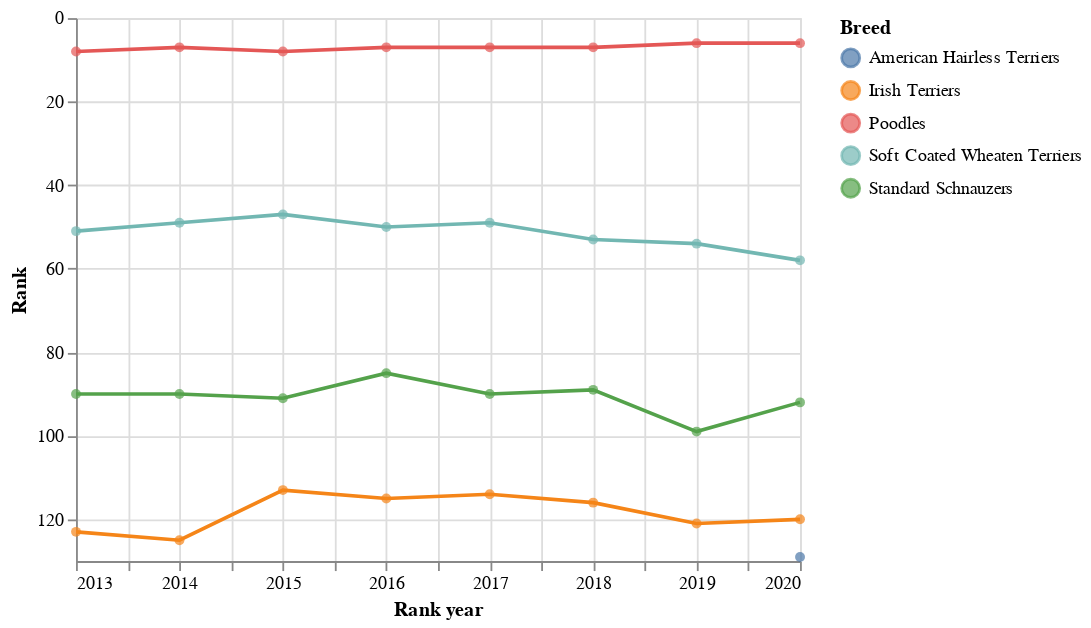

Here is the notebook cell this chart was saved with:
### Code cell
col_list = list()

for year in range(2013, 2021):
    new_col_name = str(year)
    col_list.append(str(year))
    old_col_name = new_col_name + " " + "Rank"
    top_5_df.rename(columns={old_col_name:new_col_name}, inplace=True)

top_5_rank_df = top_5_df.melt(id_vars = ['Breed', 'BreedID', 'score'], value_vars=col_list, var_name='Rank year', value_name='Rank')    

# top_5_rank_df = top_5_rank_df.merge(top_5_df['BreedID', 'score'], 
#                                     on='BreedID')

#top_5_rank_df

base_plot = alt.Chart(top_5_rank_df).encode(
    y=alt.Y('Rank:Q', scale=alt.Scale(zero=False, reverse=True)),
    x=alt.X('Rank year:Q', axis=alt.Axis(format='.0f')),
    color='Breed',
    tooltip=['Breed', 'score', 'Rank year', 'Rank']
)

line_plot = base_plot.mark_line()

point_plot = base_plot.mark_point(filled=True)

top_5_rank_plot = line_plot + point_plot

top_5_rank_plot

### Figure 1 — Vega-Lite specification as saved in the notebook (floating-point values rounded to 4 significant figures)
{"config": {"view": {"continuousWidth": 400, "continuousHeight": 300}}, "layer": [{"mark": "line", "encoding": {"color": {"field": "Breed", "type": "nominal"}, "tooltip": [{"field": "Breed", "type": "nominal"}, {"field": "score", "type": "quantitative"}, {"field": "Rank year", "type": "nominal"}, {"field": "Rank", "type": "quantitative"}], "x": {"axis": {"format": ".0f"}, "field": "Rank year", "type": "quantitative"}, "y": {"field": "Rank", "scale": {"reverse": true, "zero": false}, "type": "quantitative"}}}, {"mark": {"type": "point", "filled": true}, "encoding": {"color": {"field": "Breed", "type": "nominal"}, "tooltip": [{"field": "Breed", "type": "nominal"}, {"field": "score", "type": "quantitative"}, {"field": "Rank year", "type": "nominal"}, {"field": "Rank", "type": "quantitative"}], "x": {"axis": {"format": ".0f"}, "field": "Rank year", "type": "quantitative"}, "y": {"field": "Rank", "scale": {"reverse": true, "zero": false}, "type": "quantitative"}}}], "data": {"name": "data-e872236d2dba3d49ce4f91f19374c440"}, "$schema": "https://vega.github.io/schema/vega-lite/v4.17.0.json", "datasets": {"data-e872236d2dba3d49ce4f91f19374c440": [{"Breed": "Irish Terriers", "BreedID": 119, "score": 47, "Rank year": "2013", "Rank": 123.0}, {"Breed": "Soft Coated Wheaten Terriers", "BreedID": 57, "score": 46, "Rank year": "2013", "Rank": 51.0}, {"Breed": "American Hairless Terriers", "BreedID": 128, "score": 46, "Rank year": "2013", "Rank": null}, {"Breed": "Standard Schnauzers", "BreedID": 91, "score": 46, "Rank year": "2013", "Rank": 90.0}, {"Breed": "Poodles", "BreedID": 5, "score": 46, "Rank year": "2013", "Rank": 8.0}, {"Breed": "Irish Terriers", "BreedID": 119, "score": 47, "Rank year": "2014", "Rank": 125.0}, {"Breed": "Soft Coated Wheaten Terriers", "BreedID": 57, "score": 46, "Rank year": "2014", "Rank": 49.0}, {"Breed": "American Hairless Terriers", "BreedID": 128, "score": 46, "Rank year": "2014", "Rank": null}, {"Breed": "Standard Schnauzers", "BreedID": 91, "score": 46, "Rank year": "2014", "Rank": 90.0}, {"Breed": "Poodles", "BreedID": 5, "score": 46, "Rank year": "2014", "Rank": 7.0}, {"Breed": "Irish Terriers", "BreedID": 119, "score": 47, "Rank year": "2015", "Rank": 113.0}, {"Breed": "Soft Coated Wheaten Terriers", "BreedID": 57, "score": 46, "Rank year": "2015", "Rank": 47.0}, {"Breed": "American Hairless Terriers", "BreedID": 128, "score": 46, "Rank year": "2015", "Rank": null}, {"Breed": "Standard Schnauzers", "BreedID": 91, "score": 46, "Rank year": "2015", "Rank": 91.0}, {"Breed": "Poodles", "BreedID": 5, "score": 46, "Rank year": "2015", "Rank": 8.0}, {"Breed": "Irish Terriers", "BreedID": 119, "score": 47, "Rank year": "2016", "Rank": 115.0}, {"Breed": "Soft Coated Wheaten Terriers", "BreedID": 57, "score": 46, "Rank year": "2016", "Rank": 50.0}, {"Breed": "American Hairless Terriers", "BreedID": 128, "score": 46, "Rank year": "2016", "Rank": null}, {"Breed": "Standard Schnauzers", "BreedID": 91, "score": 46, "Rank year": "2016", "Rank": 85.0}, {"Breed": "Poodles", "BreedID": 5, "score": 46, "Rank year": "2016", "Rank": 7.0}, {"Breed": "Irish Terriers", "BreedID": 119, "score": 47, "Rank year": "2017", "Rank": 114.0}, {"Breed": "Soft Coated Wheaten Terriers", "BreedID": 57, "score": 46, "Rank year": "2017", "Rank": 49.0}, {"Breed": "American Hairless Terriers", "BreedID": 128, "score": 46, "Rank year": "2017", "Rank": null}, {"Breed": "Standard Schnauzers", "BreedID": 91, "score": 46, "Rank year": "2017", "Rank": 90.0}, {"Breed": "Poodles", "BreedID": 5, "score": 46, "Rank year": "2017", "Rank": 7.0}, {"Breed": "Irish Terriers", "BreedID": 119, "score": 47, "Rank year": "2018", "Rank": 116.0}, {"Breed": "Soft Coated Wheaten Terriers", "BreedID": 57, "score": 46, "Rank year": "2018", "Rank": 53.0}, {"Breed": "American Hairless Terriers", "BreedID": 128, "score": 46, "Rank year": "2018", "Rank": null}, {"Breed": "Standard Schnauzers", "BreedID": 91, "score": 46, "Rank year": "2018", "Rank": 89.0}, {"Breed": "Poodles", "BreedID": 5, "score": 46, "Rank year": "2018", "Rank": 7.0}, {"Breed": "Irish Terriers", "BreedID": 119, "score": 47, "Rank year": "2019", "Rank": 121.0}, {"Breed": "Soft Coated Wheaten Terriers", "BreedID": 57, "score": 46, "Rank year": "2019", "Rank": 54.0}, {"Breed": "American Hairless Terriers", "BreedID": 128, "score": 46, "Rank year": "2019", "Rank": null}, {"Breed": "Standard Schnauzers", "BreedID": 91, "score": 46, "Rank year": "2019", "Rank": 99.0}, {"Breed": "Poodles", "BreedID": 5, "score": 46, "Rank year": "2019", "Rank": 6.0}, {"Breed": "Irish Terriers", "BreedID": 119, "score": 47, "Rank year": "2020", "Rank": 120.0}, {"Breed": "Soft Coated Wheaten Terriers", "BreedID": 57, "score": 46, "Rank year": "2020", "Rank": 58.0}, {"Breed": "American Hairless Terriers", "BreedID": 128, "score": 46, "Rank year": "2020", "Rank": 129.0}, {"Breed": "Standard Schnauzers", "BreedID": 91, "score": 46, "Rank year": "2020", "Rank": 92.0}, {"Breed": "Poodles", "BreedID": 5, "score": 46, "Rank year": "2020", "Rank": 6.0}]}}
